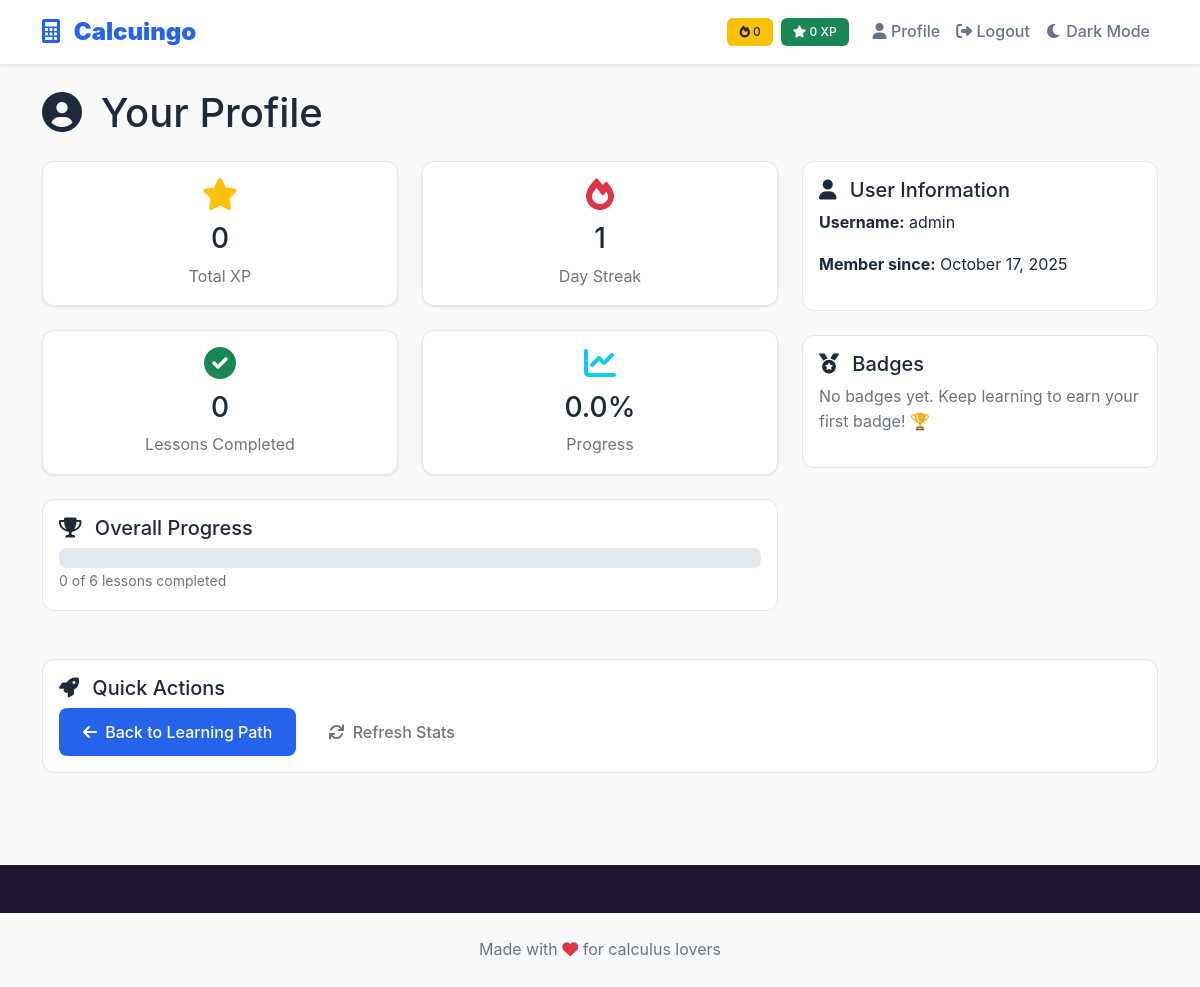
The app's page /profile (signed in), older data.
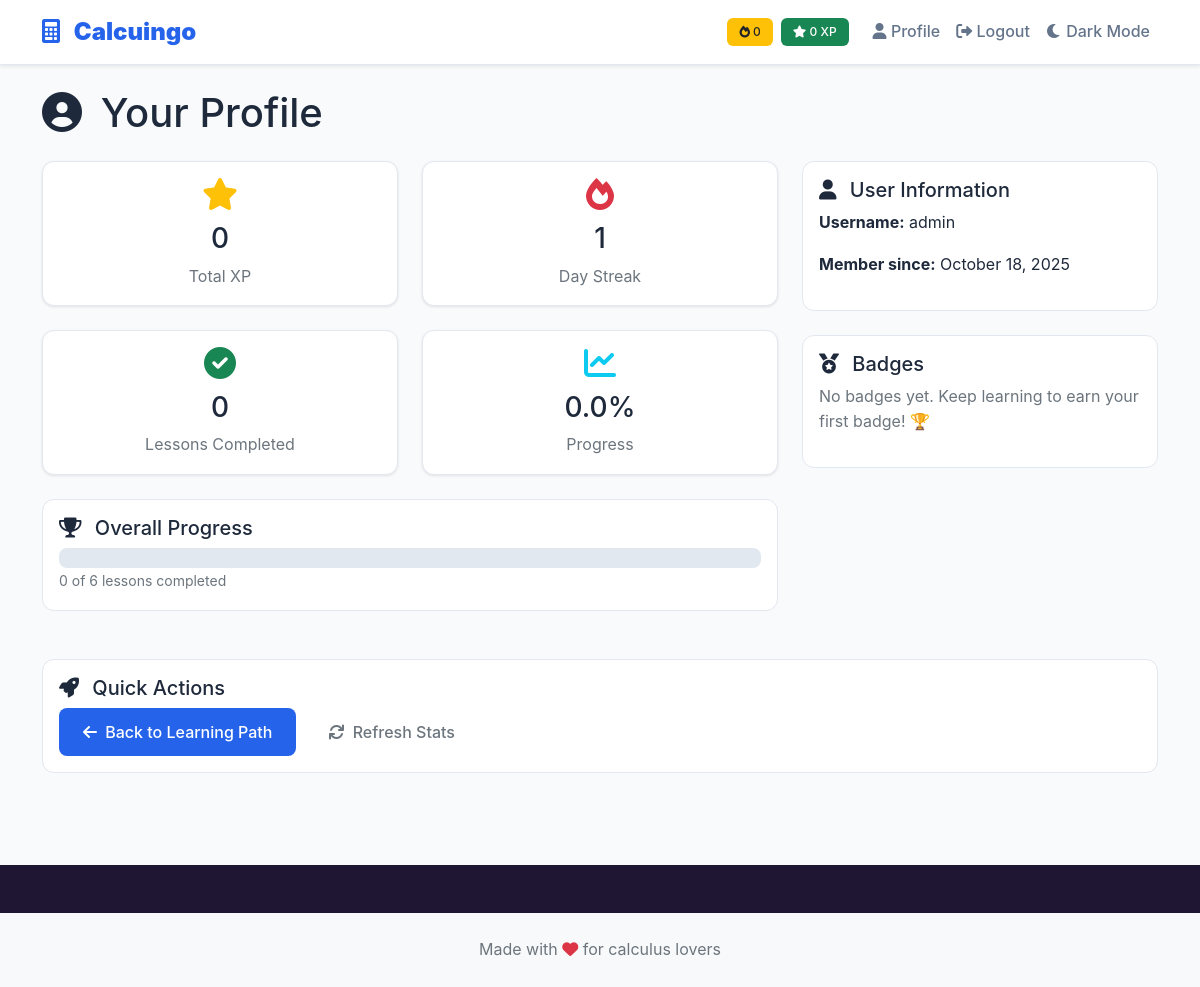
The same page, newer data.
### models.py (models this page shows, shortened)
class User(db.Model):
    id = db.Column(db.Integer, primary_key=True)
    username = db.Column(db.String(80), unique=True, nullable=False)  # Unique username for login
    password = db.Column(db.String(120), nullable=False)  # Hashed password (not plain text)
    xp = db.Column(db.Integer, default=0)  # Experience points earned from completing lessons
    streak = db.Column(db.Integer, default=0)  # Daily login streak counter
    last_login = db.Column(db.DateTime, default=datetime.utcnow)  # Track last login for streak calculation
    badges = db.Column(db.Text, default='[]')  # JSON string storing earned badge names
    def get_badges(self):
        try:
            return json.loads(self.badges)
        except:
            return []  # Return empty list if JSON is invalid

### app.py (the view)
@app.route('/profile')
def profile():
    if 'user_id' not in session:
        return redirect(url_for('auth.login'))
    user = User.query.get(session['user_id'])
    if not user:
        return redirect(url_for('auth.login'))
    completed_lessons = Progress.query.filter_by(user_id=user.id, completed=True).count()
    total_lessons = Lesson.query.count()
    return render_template('profile.html',
                         user=user,
                         completed_lessons=completed_lessons,
                         total_lessons=total_lessons)

### templates/profile.html (shortened to what this page needs)
{% extends "base.html" %}
{% block main_class %}profile-page{% endblock %}
{% block content %}
<div class="container py-4">
    <div class="row">
        <div class="col-12">
            <h1 class="mb-4">
                <i class="fas fa-user-circle me-2"></i>
                Your Profile
            </h1>
        </div>
    </div>
    <div class="row">
        <div class="col-lg-8">
            <div class="row">
                <div class="col-md-6 mb-4">
                    <div class="card stats-card">
                        <div class="card-body text-center">
                            <i class="fas fa-star text-warning" style="font-size: 2rem;"></i>
                            <h3 class="mt-2">{{ user.xp }}</h3>
                            <p class="text-muted mb-0">Total XP</p>
                        </div>
                    </div>
                </div>
                <div class="col-md-6 mb-4">
                    <div class="card stats-card">
                        <div class="card-body text-center">
                            <i class="fas fa-fire text-danger" style="font-size: 2rem;"></i>
                            <h3 class="mt-2">{{ user.streak }}</h3>
                            <p class="text-muted mb-0">Day Streak</p>
                        </div>
                    </div>
                </div>
                <div class="col-md-6 mb-4">
                    <div class="card stats-card">
                        <div class="card-body text-center">
                            <i class="fas fa-check-circle text-success" style="font-size: 2rem;"></i>
                            <h3 class="mt-2">{{ completed_lessons }}</h3>
                            <p class="text-muted mb-0">Lessons Completed</p>
                        </div>
                    </div>
                </div>
                <div class="col-md-6 mb-4">
                    <div class="card stats-card">
                        <div class="card-body text-center">
                            <i class="fas fa-chart-line text-info" style="font-size: 2rem;"></i>
                            <h3 class="mt-2">{{ (completed_lessons / total_lessons * 100)|round }}%</h3>
                            <p class="text-muted mb-0">Progress</p>
                        </div>
                    </div>
                </div>
            </div>
            <div class="card mb-4">
                <div class="card-body">
                    <h5 class="card-title">
                        <i class="fas fa-trophy me-2"></i>
                        Overall Progress
                    </h5>
                    <div class="progress" style="height: 20px;">
                    </div>
                    <small class="text-muted">
                        {{ completed_lessons }} of {{ total_lessons }} lessons completed
                    </small>
                </div>
            </div>
        </div>
        <div class="col-lg-4">
            <div class="card mb-4">
                <div class="card-body">
                    <h5 class="card-title">
                        <i class="fas fa-user me-2"></i>
                        User Information
                    </h5>
                    <p><strong>Username:</strong> {{ user.username }}</p>
                    <p><strong>Member since:</strong> {{ user.last_login.strftime('%B %d, %Y') if user.last_login else 'Recently' }}</p>
                </div>
            </div>
            <div class="card">
                <div class="card-body">
                    <h5 class="card-title">
                        <i class="fas fa-medal me-2"></i>
                        Badges
                    </h5>
                    {% if user.get_badges() %}
                        {% for badge in user.get_badges() %}
                        <div class="badge-item mb-2">
                            <i class="fas fa-award text-warning me-2"></i>
                            <span>{{ badge }}</span>
                        </div>
                        {% endfor %}
                    {% else %}
                        <p class="text-muted">No badges yet. Keep learning to earn your first badge! 🏆</p>
                    {% endif %}
                </div>
            </div>
        </div>
    </div>
    <div class="row mt-4">
        <div class="col-12">
            <div class="card">
                <div class="card-body">
                    <h5 class="card-title">
                        <i class="fas fa-rocket me-2"></i>
                        Quick Actions
                    </h5>
                    <div class="d-flex gap-2">
                        <a href="{{ url_for('learning_path') }}" class="btn btn-primary">
                            <i class="fas fa-arrow-left me-1"></i>
                            Back to Learning Path
                        </a>
                        <button class="btn btn-outline-secondary" onclick="location.reload()">
                            <i class="fas fa-sync me-1"></i>
                            Refresh Stats
                        </button>
                    </div>
                </div>
            </div>
        </div>
    </div>
</div>
{% endblock %}

### templates/base.html (shortened to what this page needs)
<!DOCTYPE html>
<html lang="en">
<head>
    <link href="https://cdn.jsdelivr.net/npm/bootstrap@5.1.3/dist/css/bootstrap.min.css" rel="stylesheet">
    <link rel="stylesheet" href="{{ url_for('static', filename='css/style.css') }}">
    <link rel="stylesheet" href="https://cdnjs.cloudflare.com/ajax/libs/font-awesome/6.0.0/css/all.min.css">
</head>
<body>
    <nav class="navbar navbar-expand-lg navbar-light bg-white shadow-sm">
        <div class="container">
            <a class="navbar-brand" href="{{ url_for('learning_path') }}">
                <i class="fas fa-calculator text-primary me-2"></i>
                <strong>Calcuingo</strong>
            </a>
            <div class="navbar-nav ms-auto">
                {% if session.user_id %}
                    <div class="d-flex align-items-center me-3">
                        <span class="badge bg-warning text-dark me-2">
                            <i class="fas fa-fire"></i>
                            <span id="streak-counter">0</span>
                        </span>
                        <span class="badge bg-success">
                            <i class="fas fa-star"></i>
                            <span id="xp-counter">0</span> XP
                        </span>
                    </div>
                    <a class="nav-link" href="{{ url_for('profile') }}">
                        <i class="fas fa-user"></i> Profile
                    </a>
                    <a class="nav-link" href="{{ url_for('auth.logout') }}">
                        <i class="fas fa-sign-out-alt"></i> Logout
                    </a>
                    <a class="nav-link dark-mode-toggle" href="#">
                        <i class="fas fa-moon"></i> Dark Mode
                    </a>
                {% endif %}
            </div>
        </div>
    </nav>
    <main class="{% block main_class %}{% endblock %}">
        {% block content %}{% endblock %}
    </main>
    <footer class="bg-light py-4 mt-5">
        <div class="container text-center">
            <p class="text-muted mb-0">
                Made with <i class="fas fa-heart text-danger"></i> for calculus lovers
            </p>
        </div>
    </footer>
</body>
</html>

### static/css/style.css (style rules this page uses)
:root { --primary-color: #2563eb; --primary-dark: #1d4ed8; --dark-mode-bg: #1e293b; --dark-mode-text: #f1f5f9; --secondary-color: #64748b; --accent-color: #f59e0b; --success-color: #10b981; --danger-color: #ef4444; --warning-color: #f59e0b; --light-bg: #f8fafc; --dark-bg: #1e1632; --text-dark: #1e293b; --text-muted: #64748b; --border-color: #e2e8f0; --border-radius: 12px; --shadow: 0 1px 3px rgba(0, 0, 0, 0.1); --shadow-lg: 0 10px 25px rgba(0, 0, 0, 0.1); }
body { font-family: 'Inter', -apple-system, BlinkMacSystemFont, 'Segoe UI', Roboto, sans-serif; background-color: var(--dark-bg); color: var(--text-dark); line-height: 1.6; }
.navbar { background: white !important; box-shadow: var(--shadow); border-bottom: 1px solid var(--border-color); }
.navbar-brand { font-weight: 700; font-size: 1.5rem; color: var(--primary-color) !important; }
.nav-link { color: var(--text-muted) !important; font-weight: 500; transition: all 0.2s ease; }
.profile-page { background: var(--light-bg); min-height: 100vh; }
.stats-card { border: none; box-shadow: var(--shadow); border-radius: var(--border-radius); background: white; transition: all 0.3s ease; }
.btn { border-radius: 8px; font-weight: 500; transition: all 0.2s ease; border: none; padding: 0.75rem 1.5rem; }
.btn-primary { background: var(--primary-color); color: white; }
.card { border: 1px solid var(--border-color); border-radius: var(--border-radius); background: white; transition: all 0.3s ease; }
.progress { border-radius: 8px; overflow: hidden; background: #e2e8f0; height: 8px; }
.badge { border-radius: 6px; font-weight: 500; padding: 0.5rem 0.75rem; }
.text-primary { color: var(--primary-color) !important; }

Row changes from the older to the newer data that the page shows:
changed User "admin": last_login "October 17, 2025" → "October 18, 2025"
